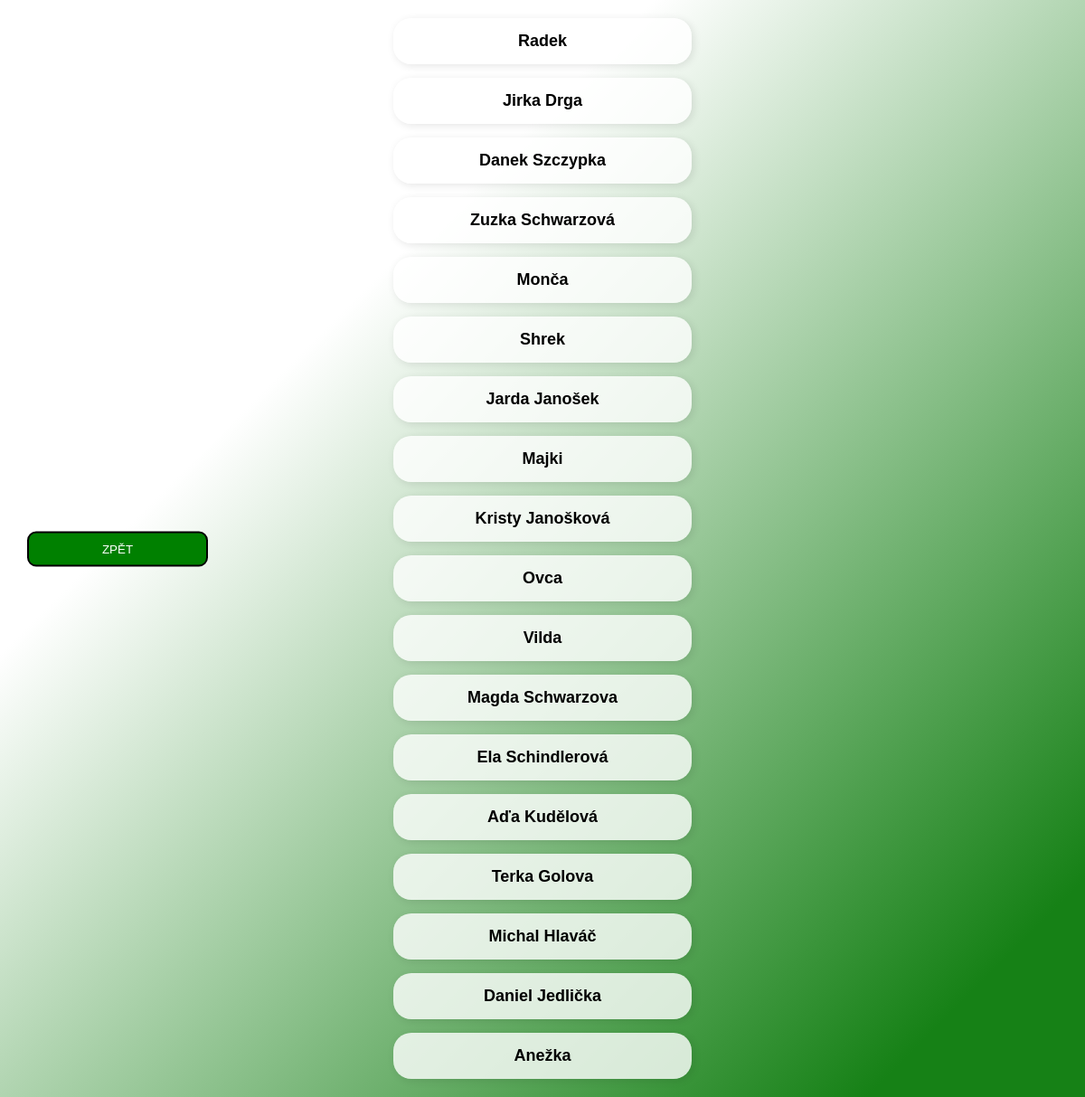
The app's page /adminapp/detail_hracu, older data.
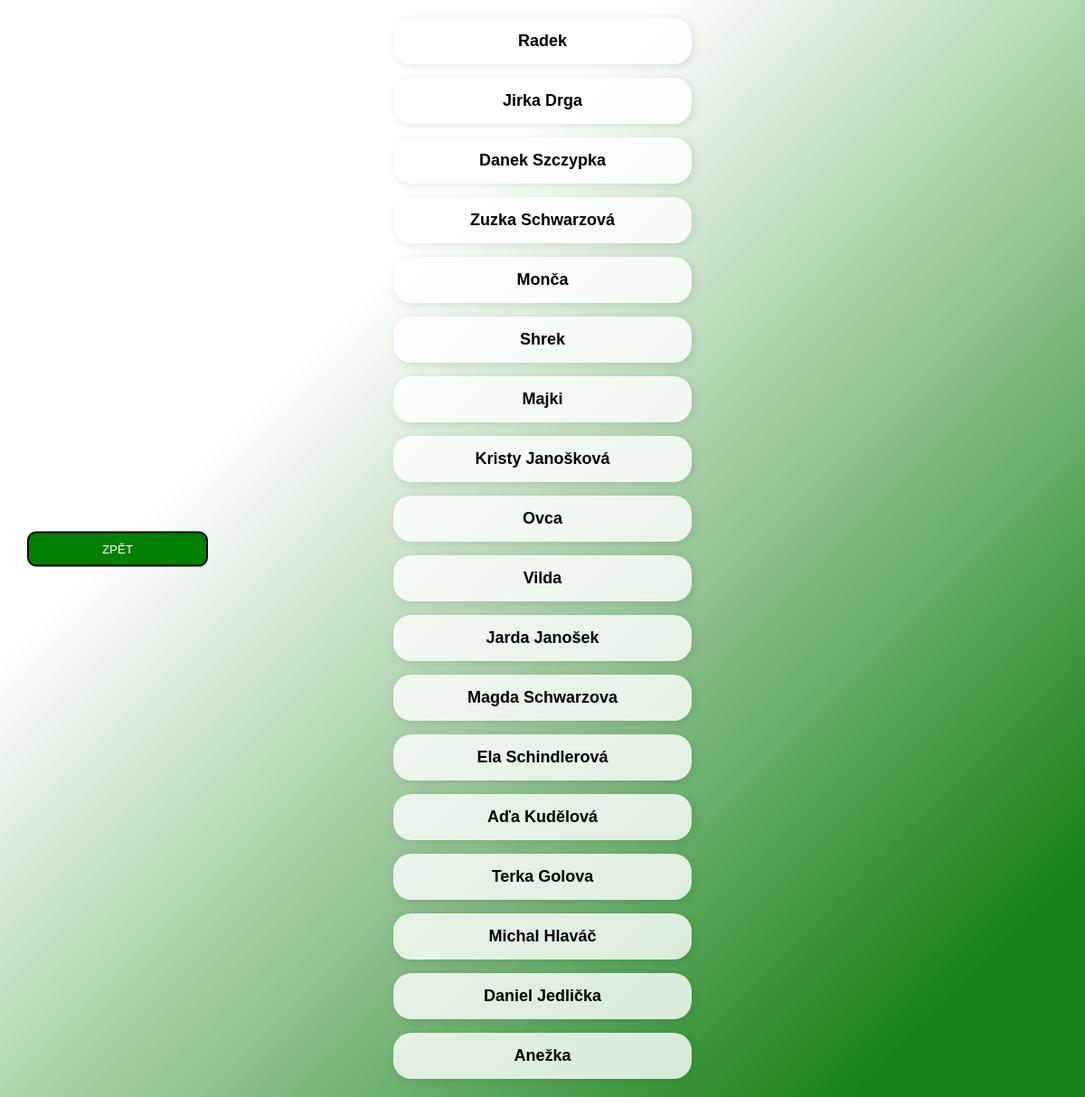
The same page, newer data.
### infopage/models.py (models this page shows, shortened)
class vysledky_hracu(models.Model):
    jmeno = models.CharField(max_length=20)
    prijmeni = models.CharField(max_length=30, blank=True)
    tym = models.CharField(max_length=10, null=True)
    koeficient = models.FloatField(null=True, blank=True, default=1)
    kroky_BONUS = models.IntegerField(default=0, blank=True, validators=[MinValueValidator(0), MaxValueValidator(50000)])
    kroky1 = models.IntegerField(default=0, blank=True, validators=[MinValueValidator(0), MaxValueValidator(50000)])
    kroky2 = models.IntegerField(default=0, blank=True, validators=[MinValueValidator(0), MaxValueValidator(50000)])
    kroky3 = models.IntegerField(default=0, blank=True, validators=[MinValueValidator(0), MaxValueValidator(50000)])
    kroky4 = models.IntegerField(default=0, blank=True, validators=[MinValueValidator(0), MaxValueValidator(50000)])
    kroky5 = models.IntegerField(default=0, blank=True, validators=[MinValueValidator(0), MaxValueValidator(50000)])
    kroky6 = models.IntegerField(default=0, blank=True, validators=[MinValueValidator(0), MaxValueValidator(50000)])
    kroky7 = models.IntegerField(default=0, blank=True, validators=[MinValueValidator(0), MaxValueValidator(50000)])
    kroky8 = models.IntegerField(default=0, blank=True, validators=[MinValueValidator(0), MaxValueValidator(50000)])
    kroky9 = models.IntegerField(default=0, blank=True, validators=[MinValueValidator(0), MaxValueValidator(50000)])
    kroky10 = models.IntegerField(default=0, blank=True, validators=[MinValueValidator(0), MaxValueValidator(50000)])
    kroky11 = models.IntegerField(default=0, blank=True, validators=[MinValueValidator(0), MaxValueValidator(50000)])
    kroky12 = models.IntegerField(default=0, blank=True, validators=[MinValueValidator(0), MaxValueValidator(50000)])
    max_kroku_mesicne = models.IntegerField(default=0, blank=True, validators=[MinValueValidator(0), MaxValueValidator(50000)])
    celkem_kroku = models.IntegerField(default=0, blank=True, validators=[MinValueValidator(0), MaxValueValidator(1000000)])
    class Meta:
        verbose_name = "Výsledky hráčů"
        verbose_name_plural = "Výsledky hráčů"

### adminapp/views.py (the view)
# urls.py: path('detail_hracu', views.detail_vsech_hracu),
def detail_vsech_hracu(request):
    return render(request, 'adminapp/detail_vsech_hracu.html', {
        "vsichni_hraci": vsichni_hraci
    })

### adminapp/templates/adminapp/detail_vsech_hracu.html (shortened to what this page needs)
{% extends "base_detail_hrace.html" %}
{% block content %}
<div class="seznam">
    <ul>
        {% for hrac in vsichni_hraci|dictsortreversed:"celkem_kroku" %}
            <li>
                <a href="{% url 'detail_hrace' hrac.id %}">
                    {{hrac.jmeno}} {{hrac.prijmeni}}
                </a>
            </li>
        {% endfor %}
    </ul>
</div>
<div class="menu">
    <ul>
        <li>
            <button onclick="history.back()">ZPĚT</button>
        </li>
    </ul>
</div>
{% endblock content %}

### templates/base_detail_hrace.html (shortened to what this page needs)
{% load static %}
<!DOCTYPE html>
<html lang="en">
<head>
    <link rel="stylesheet" href="{% static "base.css" %}">
</head>
<body>
    {% block content %}{% endblock content %}
</body>
</html>

### static/base.css (style rules this page uses)
body { font-family: 'Nunito', sans-serif; font-size: 20px; background: linear-gradient(135deg, white 30%, rgb(22, 129, 22) 90%); background-attachment: fixed; margin: 0; padding: 0; display: flex; flex-direction: column; align-items: center; justify-content: center; min-height: 100vh; text-align: center; }
.menu { font-size: 20px; position: absolute; left: 0; top: 50%; transform: translateY(-50%); padding: 20px; }
.menu ul { list-style-type: none; padding: 0; }
.menu li { margin: 10px 0; padding: 5%; }
.menu button { border: 2px solid black; background-color: green; color: white; padding: 10px 15px; border-radius: 10px; cursor: pointer; width: 200px; transition: background-color 0.5s ease-in-out, transform 0.5s ease-in-out; }
.seznam { width: 80%; margin-left: auto; margin-right: auto; padding-top: 20px; padding-bottom: 20px; }
.seznam ul { padding: 0; margin: 0; list-style-type: none; display: flex; flex-direction: column; align-items: center; gap: 15px; }
.seznam ul li { font-size: 18px; padding: 15px; background: rgba(255, 255, 255, 0.8); border-radius: 20px; box-shadow: 2px 2px 10px rgba(0, 0, 0, 0.1); width: 300px; text-align: center; position: relative; }
.seznam ul li a { text-decoration: none; color: black; font-weight: bold; display: block; }

Row changes from the older to the newer data that the page shows:
changed vysledky_hracu "Jarda": moves down the list
